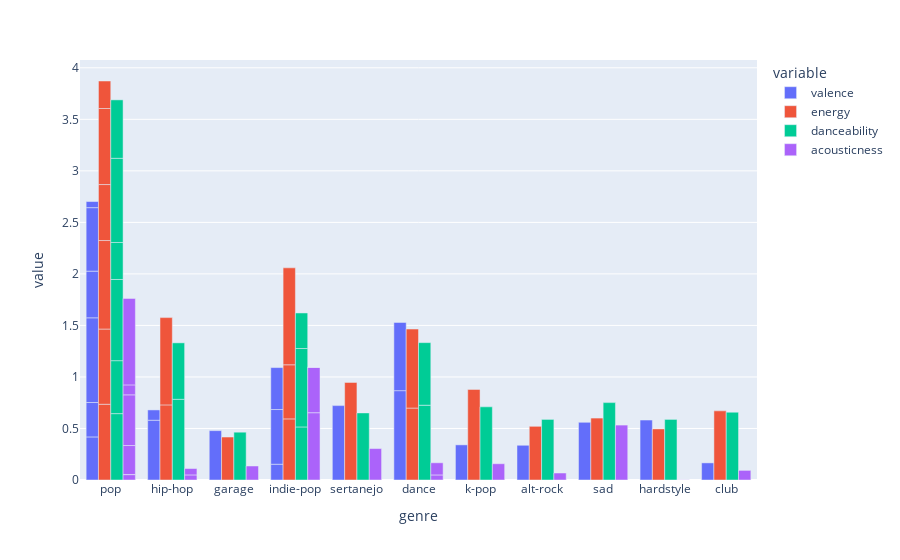

Notebook code cell kept with this figure:
### Code cell
top10_genres = data2_cleaned.nlargest(20, 'popularity')

fig = px.bar(top10_genres, x='genre', y=['valence', 'energy', 'danceability', 'acousticness'], barmode='group')
fig.show()

### Figure 1 — Plotly figure (JSON) as saved in the notebook; plotly's stock layout.template omitted (floating-point values rounded to 4 significant figures)
{"data": [{"alignmentgroup": "True", "hovertemplate": "variable=valence<br>genre=%{x}<br>value=%{y}<extra></extra>", "legendgroup": "valence", "marker": {"color": "#636efa", "pattern": {"shape": ""}}, "name": "valence", "offsetgroup": "valence", "orientation": "v", "showlegend": true, "textposition": "auto", "type": "bar", "x": ["pop", "hip-hop", "garage", "pop", "indie-pop", "sertanejo", "dance", "k-pop", "pop", "alt-rock", "indie-pop", "dance", "hip-hop", "sad", "pop", "hardstyle", "club", "pop", "indie-pop", "pop"], "xaxis": "x", "y": [0.418, 0.58, 0.479, 0.334, 0.153, 0.722, 0.867, 0.341, 0.822, 0.337, 0.531, 0.662, 0.1, 0.56, 0.453, 0.582, 0.166, 0.616, 0.407, 0.0592], "yaxis": "y"}, {"alignmentgroup": "True", "hovertemplate": "variable=energy<br>genre=%{x}<br>value=%{y}<extra></extra>", "legendgroup": "energy", "marker": {"color": "#EF553B", "pattern": {"shape": ""}}, "name": "energy", "offsetgroup": "energy", "orientation": "v", "showlegend": true, "textposition": "auto", "type": "bar", "x": ["pop", "hip-hop", "garage", "pop", "indie-pop", "sertanejo", "dance", "k-pop", "pop", "alt-rock", "indie-pop", "dance", "hip-hop", "sad", "pop", "hardstyle", "club", "pop", "indie-pop", "pop"], "xaxis": "x", "y": [0.735, 0.729, 0.417, 0.73, 0.593, 0.947, 0.698, 0.879, 0.859, 0.521, 0.525, 0.767, 0.847, 0.601, 0.543, 0.496, 0.671, 0.738, 0.941, 0.267], "yaxis": "y"}, {"alignmentgroup": "True", "hovertemplate": "variable=danceability<br>genre=%{x}<br>value=%{y}<extra></extra>", "legendgroup": "danceability", "marker": {"color": "#00cc96", "pattern": {"shape": ""}}, "name": "danceability", "offsetgroup": "danceability", "orientation": "v", "showlegend": true, "textposition": "auto", "type": "bar", "x": ["pop", "hip-hop", "garage", "pop", "indie-pop", "sertanejo", "dance", "k-pop", "pop", "alt-rock", "indie-pop", "dance", "hip-hop", "sad", "pop", "hardstyle", "club", "pop", "indie-pop", "pop"], "xaxis": "x", "y": [0.644, 0.783, 0.464, 0.514, 0.515, 0.651, 0.726, 0.71, 0.788, 0.588, 0.761, 0.607, 0.548, 0.751, 0.359, 0.588, 0.658, 0.817, 0.345, 0.567], "yaxis": "y"}, {"alignmentgroup": "True", "hovertemplate": "variable=acousticness<br>genre=%{x}<br>value=%{y}<extra></extra>", "legendgroup": "acousticness", "marker": {"color": "#ab63fa", "pattern": {"shape": ""}}, "name": "acousticness", "offsetgroup": "acousticness", "orientation": "v", "showlegend": true, "textposition": "auto", "type": "bar", "x": ["pop", "hip-hop", "garage", "pop", "indie-pop", "sertanejo", "dance", "k-pop", "pop", "alt-rock", "indie-pop", "dance", "hip-hop", "sad", "pop", "hardstyle", "club", "pop", "indie-pop", "pop"], "xaxis": "x", "y": [0.0521, 0.0492, 0.136, 0.00146, 0.653, 0.305, 0.049, 0.158, 0.281, 0.0678, 0.44, 0.118, 0.0622, 0.533, 0.492, 0.00166, 0.0933, 0.0964, 3.84e-05, 0.839], "yaxis": "y"}], "layout": {"autosize": true, "barmode": "group", "legend": {"title": {"text": "variable"}, "tracegroupgap": 0}, "margin": {"t": 60}, "xaxis": {"anchor": "y", "autorange": true, "domain": [0, 1], "range": [-0.5, 10.5], "title": {"text": "genre"}, "type": "category"}, "yaxis": {"anchor": "x", "autorange": true, "domain": [0, 1], "range": [0, 4.076], "title": {"text": "value"}, "type": "linear"}}}
